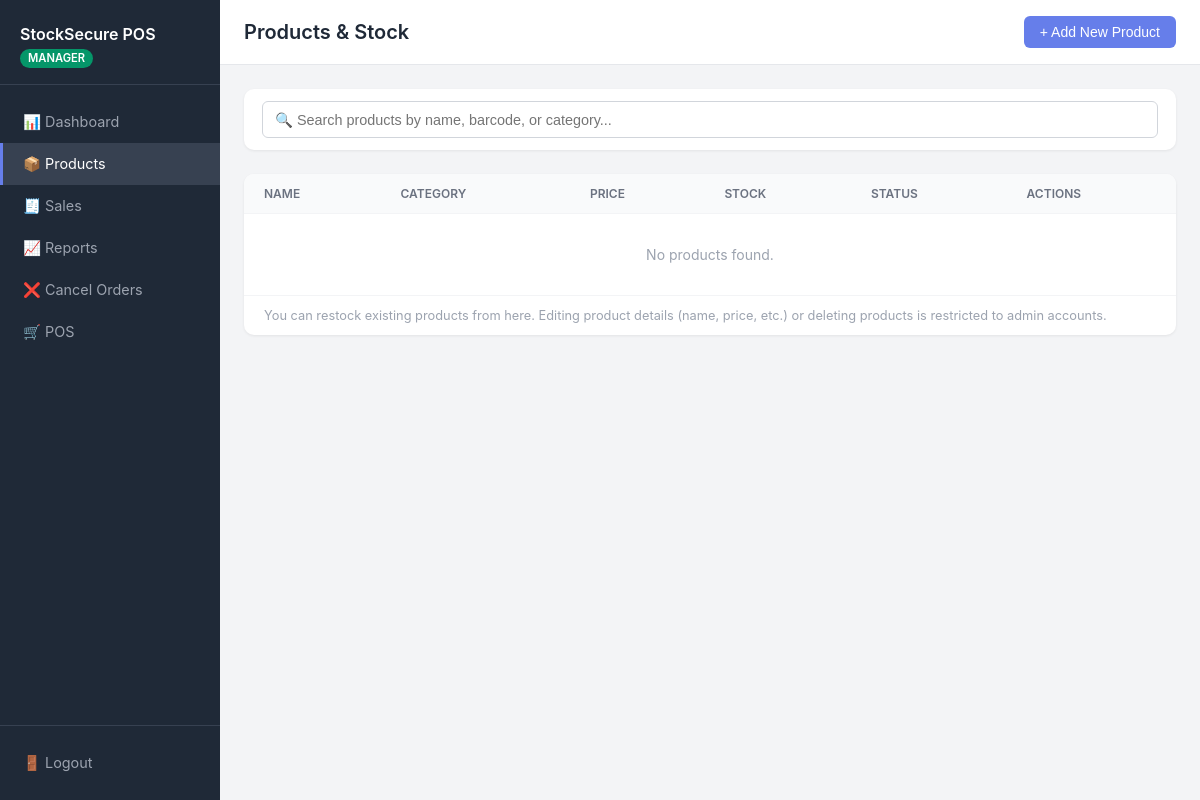
Page /manager/products (signed in) on the earlier database version.
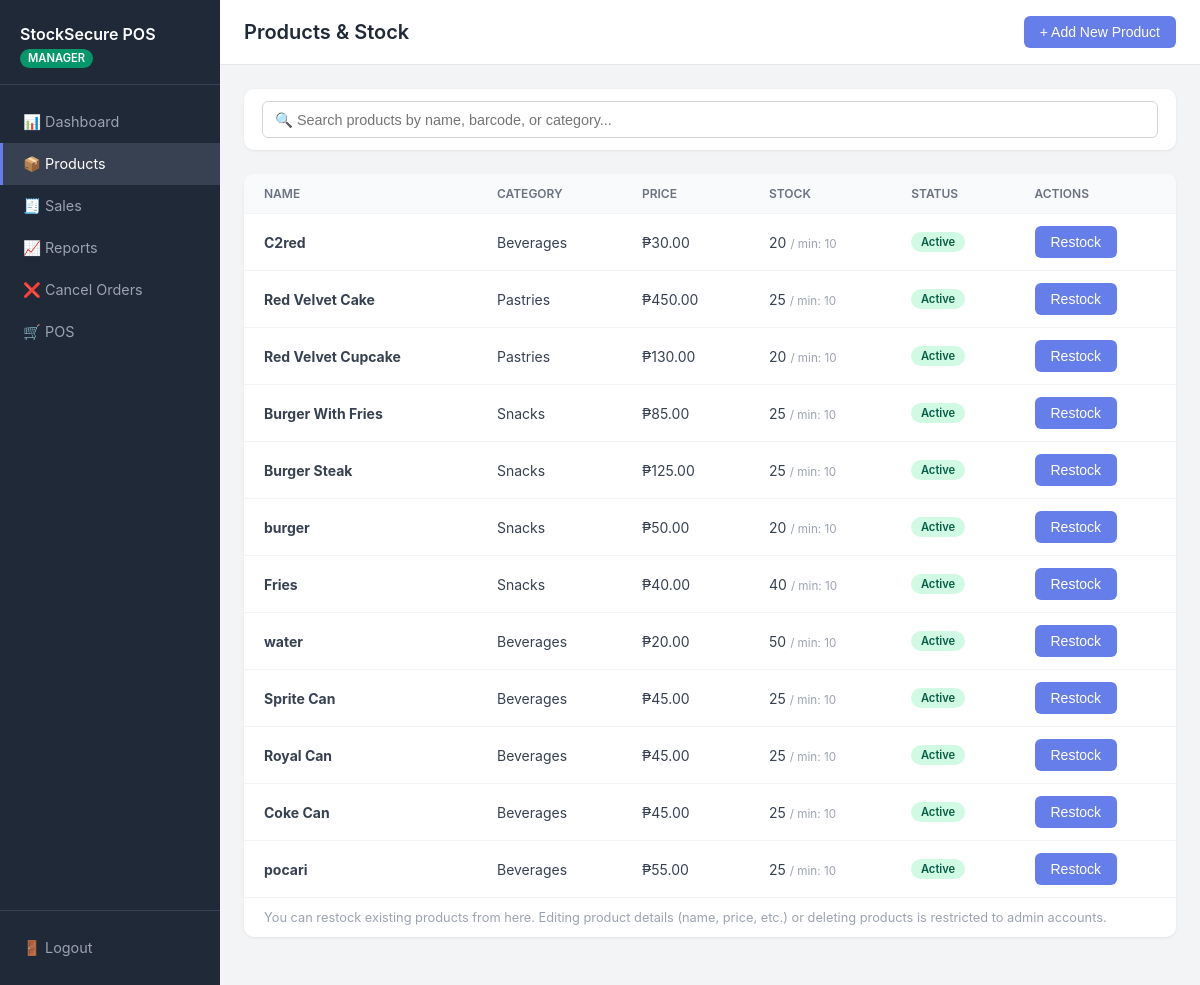
Same page on the later database version.
### tables this page shows
CREATE TABLE products (
                id INTEGER PRIMARY KEY AUTOINCREMENT,
                name TEXT NOT NULL,
                description TEXT,
                price REAL NOT NULL CHECK(price >= 0),
                stock INTEGER NOT NULL DEFAULT 0 CHECK(stock >= 0),
                min_stock_level INTEGER DEFAULT 10,
                category_id INTEGER,
                image TEXT,
                barcode TEXT UNIQUE,
                is_active BOOLEAN DEFAULT 1,
                expiration_date DATE,
                expiry_warning_days INTEGER DEFAULT 30,
                created_at TIMESTAMP DEFAULT CURRENT_TIMESTAMP,
                updated_at TIMESTAMP DEFAULT CURRENT_TIMESTAMP,
                FOREIGN KEY (category_id) REFERENCES categories(id) ON DELETE SET NULL
            );

CREATE TABLE categories (
                id INTEGER PRIMARY KEY AUTOINCREMENT,
                name TEXT NOT NULL UNIQUE,
                description TEXT,
                created_at TIMESTAMP DEFAULT CURRENT_TIMESTAMP
            );

### app_complete.py (the view)
@app.route("/manager/products")
@login_required
@manager_required
def manager_products():
    with get_db() as conn:
        rows = conn.execute("""
            SELECT p.*, c.name as category_name
            FROM products p
            LEFT JOIN categories c ON p.category_id = c.id
            ORDER BY p.created_at DESC
        """).fetchall()
        categories = conn.execute("SELECT * FROM categories ORDER BY name").fetchall()
    products = []
    for r in rows:
        d = dict(r)
        d['barcode'] = decrypt(d['barcode'])
        products.append(d)
    return render_template("manager/products.html", products=products, categories=categories)

### app_complete.py (called while the page is built)
def decrypt(token):
    if not token:
        return token
    try:
        return _fernet.decrypt(token.encode()).decode()
    except Exception:
        return token

@contextmanager
def get_db():
    conn = sqlite3.connect(DB_PATH)
    conn.row_factory = sqlite3.Row
    conn.execute("PRAGMA foreign_keys = ON")
    try:
        yield conn
    finally:
        conn.close()

def get_utc_now():
    return datetime.now(timezone.utc).replace(tzinfo=None)

def login_required(f):
    @wraps(f)
    def decorated_function(*args, **kwargs):
        if 'user_id' not in session:
            flash('Please log in to access this page.', 'warning')
            return redirect(url_for('login'))
        if 'last_activity' in session:
            last_activity = datetime.fromisoformat(session['last_activity'])
            if get_utc_now() - last_activity > timedelta(hours=24):
                session.clear()
                flash('Session expired. Please log in again.', 'warning')
                return redirect(url_for('login'))
        session['last_activity'] = get_utc_now().isoformat()
        return f(*args, **kwargs)
    return decorated_function

def manager_required(f):
    @wraps(f)
    def decorated_function(*args, **kwargs):
        if 'user_id' not in session or session.get('role') not in ('admin', 'manager'):
            flash('Manager access required.', 'danger')
            return redirect(url_for('login'))
        return f(*args, **kwargs)
    return decorated_function

### templates/manager/products.html (shortened to what this page needs)
<!DOCTYPE html>
<html lang="en">
<head>
</head>
<body>
    <aside class="sidebar">
        <div class="sidebar-header">
            <h2>StockSecure POS</h2>
            <span>Manager</span>
        </div>
        <nav class="sidebar-nav">
            <a href="{{ url_for('manager_dashboard') }}" class="nav-item">📊 Dashboard</a>
            <a href="{{ url_for('manager_products') }}" class="nav-item active">📦 Products</a>
            <a href="{{ url_for('manager_sales') }}" class="nav-item">🧾 Sales</a>
            <a href="{{ url_for('manager_reports') }}" class="nav-item">📈 Reports</a>
            <a href="{{ url_for('manager_cancel_orders') }}" class="nav-item">❌ Cancel Orders</a>
            <a href="{{ url_for('pos') }}" class="nav-item">🛒 POS</a>
        </nav>
        <div class="sidebar-footer">
            <a href="{{ url_for('logout') }}" class="nav-item">🚪 Logout</a>
        </div>
    </aside>
    <div class="main">
        <div class="topbar">
            <h1>Products & Stock</h1>
            <button class="btn btn-primary" onclick="document.getElementById('add-modal').style.display='flex'">+ Add New Product</button>
        </div>
        <div class="content">
            <div class="card" style="padding: 12px 18px; margin-bottom: 1.5rem;">
                <input type="text" id="product-search" placeholder="🔍 Search products by name, barcode, or category..."
                       style="width: 100%; padding: 0.6rem 0.75rem; border: 1px solid #d1d5db; border-radius: 6px; font-size: 0.9rem;"
                       oninput="filterProducts()">
            </div>
            <div class="card">
                <table>
                    <thead>
                        <tr>
                            <th>Name</th>
                            <th>Category</th>
                            <th>Price</th>
                            <th>Stock</th>
                            <th>Status</th>
                            <th>Actions</th>
                        </tr>
                    </thead>
                    <tbody>
                        {% for product in products %}
                        <tr class="product-row"
                            data-search="{{ (product.name ~ ' ' ~ (product.barcode or '') ~ ' ' ~ (product.category_name or ''))|lower }}">
                            <td>
                                <strong>{{ product.name }}</strong>
                            </td>
                            <td>{{ product.category_name or 'Uncategorized' }}</td>
                            <td>₱{{ "%.2f"|format(product.price) }}</td>
                            <td>
                                <span class="{% if product.stock <= product.min_stock_level %}text-danger{% endif %}">
                                    {{ product.stock }}
                                </span>
                                <small class="text-muted">/ min: {{ product.min_stock_level }}</small>
                            </td>
                            <td>
                                <span class="badge {% if product.is_active %}badge-success{% else %}badge-danger{% endif %}">
                                    {{ 'Active' if product.is_active else 'Inactive' }}
                                </span>
                            </td>
                            <td>
                                <button class="btn btn-sm btn-primary" onclick="openRestockModal({{ product.id }}, '{{ product.name|e }}', {{ product.stock }})">Restock</button>
                            </td>
                        </tr>
                        {% else %}
                        <tr><td colspan="6" class="empty">No products found.</td></tr>
                        {% endfor %}
                    </tbody>
                </table>
                <div class="view-only-note">
                    You can restock existing products from here. Editing product details (name, price, etc.) or deleting products is restricted to admin accounts.
                </div>
            </div>
        </div>
    </div>
</body>
</html>

### templates/manager/products.html (style rules this page uses)
* { margin: 0; padding: 0; box-sizing: border-box; }
body { font-family: -apple-system, BlinkMacSystemFont, "Segoe UI", Roboto, sans-serif; background: #f3f4f6; min-height: 100vh; display: flex; }
.sidebar { width: 220px; background: #1f2937; min-height: 100vh; display: flex; flex-direction: column; flex-shrink: 0; }
.sidebar-header { padding: 1.5rem 1.25rem 1rem; border-bottom: 1px solid #374151; }
.sidebar-header h2 { color: white; font-size: 1rem; font-weight: 600; }
.sidebar-header span { display: inline-block; margin-top: 0.3rem; background: #059669; color: white; font-size: 0.7rem; font-weight: 600; padding: 0.15rem 0.5rem; border-radius: 10px; text-transform: uppercase; }
.sidebar-nav { flex: 1; padding: 1rem 0; }
.nav-item { display: block; padding: 0.75rem 1.25rem; color: #9ca3af; text-decoration: none; font-size: 0.9rem; transition: all 0.15s; border-left: 3px solid transparent; }
.nav-item.active { background: #374151; color: white; border-left-color: #667eea; }
.sidebar-footer { padding: 1rem 0; border-top: 1px solid #374151; }
.main { flex: 1; display: flex; flex-direction: column; }
.topbar { background: white; border-bottom: 1px solid #e5e7eb; padding: 1rem 1.5rem; display: flex; justify-content: space-between; align-items: center; }
.topbar h1 { font-size: 1.25rem; color: #1f2937; font-weight: 600; }
.content { padding: 1.5rem; }
.card { background: white; border-radius: 10px; box-shadow: 0 1px 3px rgba(0,0,0,0.07); margin-bottom: 1.5rem; overflow: hidden; }
table { width: 100%; border-collapse: collapse; font-size: 0.875rem; }
th { padding: 0.75rem 1.25rem; text-align: left; background: #f9fafb; color: #6b7280; font-size: 0.75rem; text-transform: uppercase; font-weight: 600; }
td { padding: 0.75rem 1.25rem; border-top: 1px solid #f3f4f6; color: #374151; }
.btn { padding: 0.5rem 1rem; border-radius: 6px; font-size: 0.875rem; font-weight: 500; cursor: pointer; text-decoration: none; border: none; display: inline-block; }
.btn-primary { background: #667eea; color: white; }
.badge { display: inline-block; padding: 0.2rem 0.6rem; border-radius: 10px; font-size: 0.7rem; font-weight: 600; }
.badge-success { background: #d1fae5; color: #065f46; }
.text-muted { color: #9ca3af; }
.view-only-note { font-size: 0.8rem; color: #9ca3af; padding: 0.75rem 1.25rem; border-top: 1px solid #f3f4f6; }

Differences in the rows shown:
added products: name "C2red", name "Beverages", price "30.00", stock "20", min_stock_level "10", is_active "Active"
added products: name "Red Velvet Cake", name "Pastries", price "450.00", stock "25", min_stock_level "10", is_active "Active"
added products: name "Red Velvet Cupcake", name "Pastries", price "130.00", stock "20", min_stock_level "10", is_active "Active"
added products: name "Burger With Fries", name "Snacks", price "85.00", stock "25", min_stock_level "10", is_active "Active"
added products: name "Burger Steak", name "Snacks", price "125.00", stock "25", min_stock_level "10", is_active "Active"
added products: name "burger", name "Snacks", price "50.00", stock "20", min_stock_level "10", is_active "Active"
added products: name "Fries", name "Snacks", price "40.00", stock "40", min_stock_level "10", is_active "Active"
added products: name "water", name "Beverages", price "20.00", stock "50", min_stock_level "10", is_active "Active"
added products: name "Sprite Can", name "Beverages", price "45.00", stock "25", min_stock_level "10", is_active "Active"
added products: name "Royal Can", name "Beverages", price "45.00", stock "25", min_stock_level "10", is_active "Active"
added products: name "Coke Can", name "Beverages", price "45.00", stock "25", min_stock_level "10", is_active "Active"
added products: name "pocari", name "Beverages", price "55.00", stock "25", min_stock_level "10", is_active "Active"
Other differences:
text no longer shown: "No products found."
